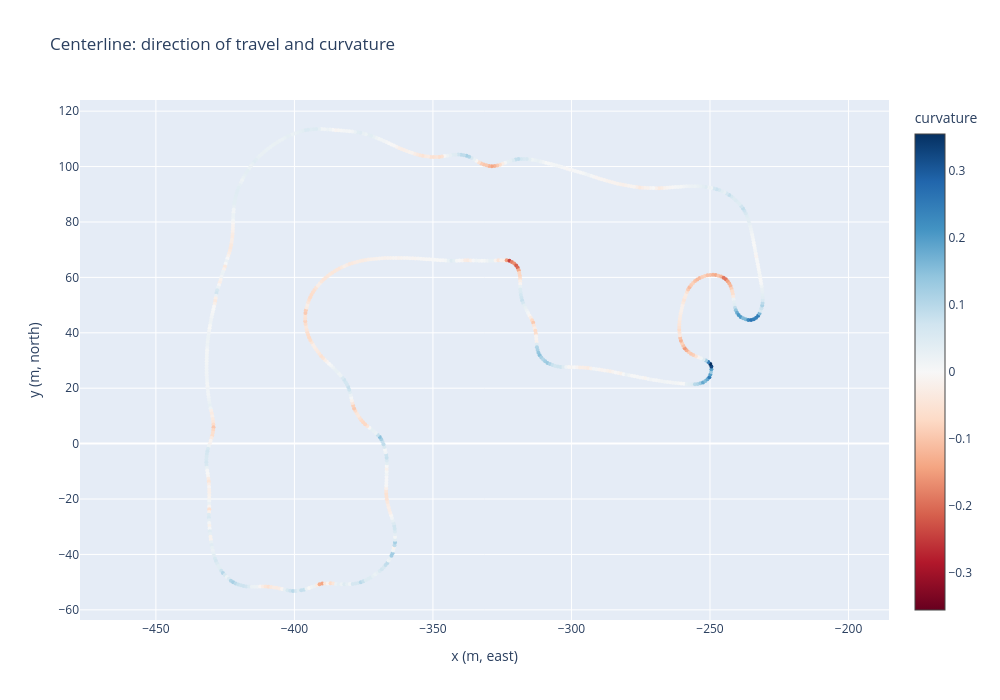

This figure's notebook cell:
### Markdown cell above
## Finding corners

### Code cell
import plotly.graph_objects as go
from src.loader import load_centerline

cl = load_centerline()

fig = go.Figure()

# track, coloured by curvature (red/blue = opposite signs, white = straight)
fig.add_trace(go.Scatter(
    x=cl["x"], y=cl["y"],
    mode="markers",
    marker=dict(size=4, color=cl["curvature"], colorscale="RdBu", cmid=0,
                colorbar=dict(title="curvature")),
    customdata=cl[["s", "curvature"]],
    hovertemplate="s=%{customdata[0]:.0f} m<br>curvature=%{customdata[1]:.04f}<extra></extra>",
    name="centerline",
))


# equal scales so the track shape isn't distorted
fig.update_yaxes(scaleanchor="x", scaleratio=1)
fig.update_layout(title="Centerline: direction of travel and curvature",
                  xaxis_title="x (m, east)", yaxis_title="y (m, north)",
                  height=700, width=1000)
fig.update_layout(legend=dict(orientation="h", y=-0.1))
fig.show()

### Figure 1 — Plotly figure (JSON) as saved in the notebook; plotly's stock layout.template omitted (floating-point values rounded to 4 significant figures; data arrays with more than 128 entries replaced by an {"elided": "..."} marker saying what was removed)
{"data": [{"customdata": {"elided": "806x2 float values"}, "hovertemplate": "s=%{customdata[0]:.0f} m<br>curvature=%{customdata[1]:.04f}<extra></extra>", "marker": {"cmid": 0, "color": {"elided": "806 float values"}, "colorbar": {"title": {"text": "curvature"}}, "colorscale": [[0, "rgb(103,0,31)"], [0.1, "rgb(178,24,43)"], [0.2, "rgb(214,96,77)"], [0.3, "rgb(244,165,130)"], [0.4, "rgb(253,219,199)"], [0.5, "rgb(247,247,247)"], [0.6, "rgb(209,229,240)"], [0.7, "rgb(146,197,222)"], [0.8, "rgb(67,147,195)"], [0.9, "rgb(33,102,172)"], [1, "rgb(5,48,97)"]], "size": 4}, "mode": "markers", "name": "centerline", "type": "scatter", "x": {"elided": "806 float values"}, "y": {"elided": "806 float values"}}], "layout": {"height": 700, "legend": {"orientation": "h", "y": -0.1}, "title": {"text": "Centerline: direction of travel and curvature"}, "width": 1000, "xaxis": {"title": {"text": "x (m, east)"}}, "yaxis": {"scaleanchor": "x", "scaleratio": 1, "title": {"text": "y (m, north)"}}}}
